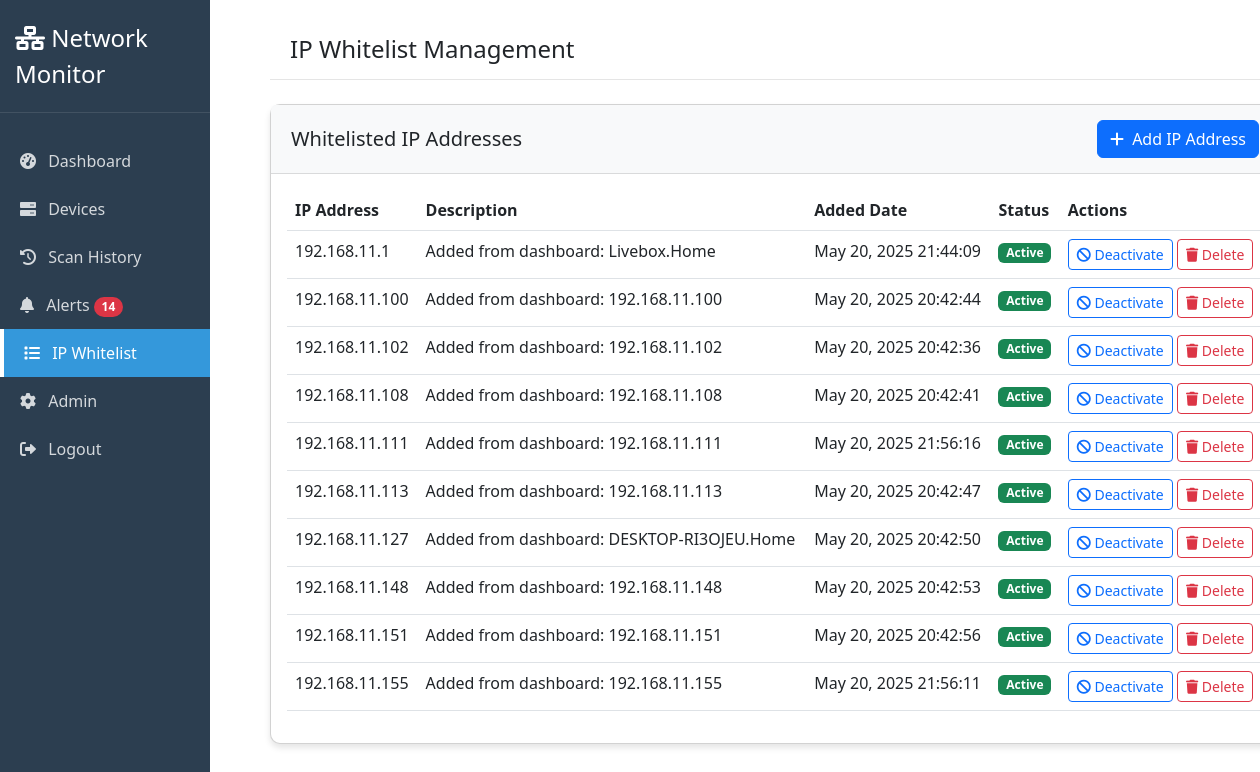
Screenshot of /accounts/ip-whitelist/ (signed in) with the database file from the repository.
### device_monitor/models.py (models this page shows, shortened)
class IPWhitelist(models.Model):
    ip_address = models.GenericIPAddressField(unique=True)
    description = models.CharField(max_length=255, blank=True, null=True)
    added_date = models.DateTimeField(default=timezone.now)
    is_active = models.BooleanField(default=True)
    class Meta:
        verbose_name = "IP Whitelist Entry"
        verbose_name_plural = "IP Whitelist Entries"
        ordering = ['ip_address']

### device_monitor/views.py (the view)
# urls.py: path('ip-whitelist/', views.ip_whitelist, name='ip_whitelist'),
@login_required
def ip_whitelist(request):
    context = {
        'whitelist': IPWhitelist.objects.all().order_by('ip_address'),
        'unread_count': Alert.objects.filter(is_read=False).count()
    }
    return render(request, 'device_monitor/ip_whitelist.html', context)

### templates/device_monitor/ip_whitelist.html (shortened to what this page needs)
{% extends 'base.html' %}
{% block page_title %}IP Whitelist Management{% endblock %}
{% block content %}
<div class="card">
  <div class="card-header d-flex justify-content-between align-items-center">
    <h5 class="mb-0">Whitelisted IP Addresses</h5>
    <div>
      <button type="button" class="btn btn-primary" data-bs-toggle="modal" data-bs-target="#addWhitelistModal">
        <i class="fas fa-plus me-1"></i> Add IP Address
      </button>
    </div>
  </div>
  <div class="card-body">
    <div class="table-responsive">
      <table class="table table-hover">
        <thead>
          <tr>
            <th>IP Address</th>
            <th>Description</th>
            <th>Added Date</th>
            <th>Status</th>
            <th>Actions</th>
          </tr>
        </thead>
        <tbody id="whitelist-table-body">
          {% for entry in whitelist %}
          <tr>
            <td>{{ entry.ip_address }}</td>
            <td>{{ entry.description|default:"--" }}</td>
            <td>{{ entry.added_date|date:"M d, Y H:i:s" }}</td>
            <td>
              <span class="badge {% if entry.is_active %}bg-success{% else %}bg-secondary{% endif %}">
                {{ entry.is_active|yesno:"Active,Inactive" }}
              </span>
            </td>
            <td>
              <button
                class="btn btn-sm btn-outline-primary toggle-status-btn"
                data-id="{{ entry.id }}"
                data-status="{{ entry.is_active|yesno:"active,inactive" }}"
              >
                {% if entry.is_active %}
                <i class="fas fa-ban"></i> Deactivate
                {% else %}
                <i class="fas fa-check"></i> Activate
                {% endif %}
              </button>
              <button
                class="btn btn-sm btn-outline-danger delete-btn"
                data-id="{{ entry.id }}"
              >
                <i class="fas fa-trash"></i> Delete
              </button>
            </td>
          </tr>
          {% empty %}
          <tr>
            <td colspan="5" class="text-center">No IP addresses in whitelist</td>
          </tr>
          {% endfor %}
        </tbody>
      </table>
    </div>
  </div>
</div>
{% endblock %}

### templates/base.html (style rules this page uses)
:root { --primary-color: #3498db; --secondary-color: #2c3e50; --success-color: #2ecc71; --warning-color: #f39c12; --danger-color: #e74c3c; --light-bg: #f8f9fa; --dark-bg: #343a40; }
.card { border-radius: 10px; box-shadow: 0 4px 6px rgba(0, 0, 0, 0.1); margin-bottom: 20px; }
.card-header { background-color: var(--light-bg); border-bottom: 1px solid rgba(0, 0, 0, 0.125); padding: 15px 20px; }

### rows the page displays
IPWhitelist: ip_address "192.168.11.1", description "Added from dashboard: Livebox.Home", added_date "May 20, 2025 21:44:09", is_active "Active", shows "Deactivate"
IPWhitelist: ip_address "192.168.11.100", description "Added from dashboard: 192.168.11.100", added_date "May 20, 2025 20:42:44", is_active "Active", shows "Deactivate"
IPWhitelist: ip_address "192.168.11.102", description "Added from dashboard: 192.168.11.102", added_date "May 20, 2025 20:42:36", is_active "Active", shows "Deactivate"
IPWhitelist: ip_address "192.168.11.108", description "Added from dashboard: 192.168.11.108", added_date "May 20, 2025 20:42:41", is_active "Active", shows "Deactivate"
IPWhitelist: ip_address "192.168.11.111", description "Added from dashboard: 192.168.11.111", added_date "May 20, 2025 21:56:16", is_active "Active", shows "Deactivate"
IPWhitelist: ip_address "192.168.11.113", description "Added from dashboard: 192.168.11.113", added_date "May 20, 2025 20:42:47", is_active "Active", shows "Deactivate"
IPWhitelist: ip_address "192.168.11.127", description "Added from dashboard: DESKTOP-RI3OJEU.Home", added_date "May 20, 2025 20:42:50", is_active "Active", shows "Deactivate"
IPWhitelist: ip_address "192.168.11.148", description "Added from dashboard: 192.168.11.148", added_date "May 20, 2025 20:42:53", is_active "Active", shows "Deactivate"
IPWhitelist: ip_address "192.168.11.151", description "Added from dashboard: 192.168.11.151", added_date "May 20, 2025 20:42:56", is_active "Active", shows "Deactivate"
IPWhitelist: ip_address "192.168.11.155", description "Added from dashboard: 192.168.11.155", added_date "May 20, 2025 21:56:11", is_active "Active", shows "Deactivate"

### other values shown
{{ unread_count }} "14"
